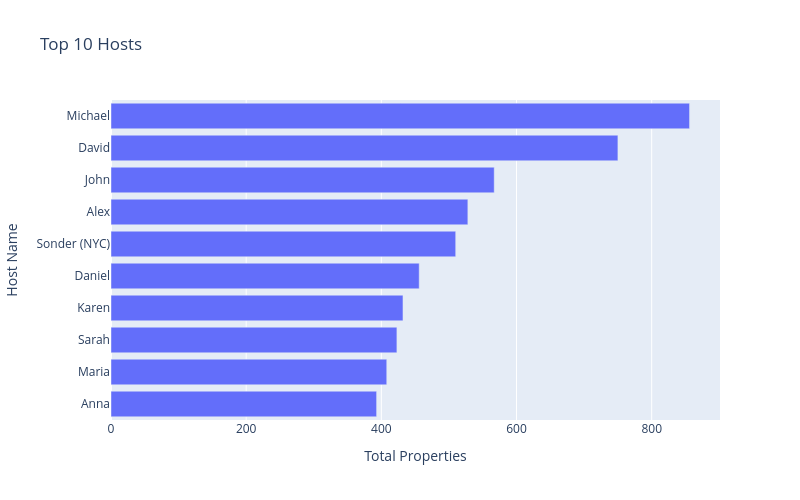

Here is the notebook cell this chart was saved with:
### Code cell
#Grouping results by host name
top_hosts = df.groupBy("host_name") \
    .agg(
        count("*").alias("total_units"),
        round(avg("price"), 2)).orderBy(col("total_units").desc()).limit(10) .collect()

hosts = [row["host_name"] for row in top_hosts]
property_count = [row["total_units"] for row in top_hosts]

fig = px.bar(
    x=property_count,  # Changed from units to property_count
    y=hosts,
    title="Top 10 Hosts",
    labels={"x": "Total Properties", "y": "Host Name"},
)

# Sort the results from top to bottom
fig.update_layout(
    width=800,
    height=500,
    yaxis={'categoryorder': 'total ascending'}
)

fig.show()

### Figure 1 — Plotly figure (JSON) as saved in the notebook; plotly's stock layout.template omitted (floating-point values rounded to 4 significant figures)
{"data": [{"alignmentgroup": "True", "hovertemplate": "Total Properties=%{x}<br>Host Name=%{y}<extra></extra>", "legendgroup": "", "marker": {"color": "#636efa", "pattern": {"shape": ""}}, "name": "", "offsetgroup": "", "orientation": "h", "showlegend": false, "textposition": "auto", "type": "bar", "x": [856, 750, 567, 528, 510, 456, 432, 423, 408, 393], "xaxis": "x", "y": ["Michael", "David", "John", "Alex", "Sonder (NYC)", "Daniel", "Karen", "Sarah", "Maria", "Anna"], "yaxis": "y"}], "layout": {"barmode": "relative", "height": 500, "legend": {"tracegroupgap": 0}, "title": {"text": "Top 10 Hosts"}, "width": 800, "xaxis": {"anchor": "y", "domain": [0, 1], "title": {"text": "Total Properties"}}, "yaxis": {"anchor": "x", "categoryorder": "total ascending", "domain": [0, 1], "title": {"text": "Host Name"}}}}
